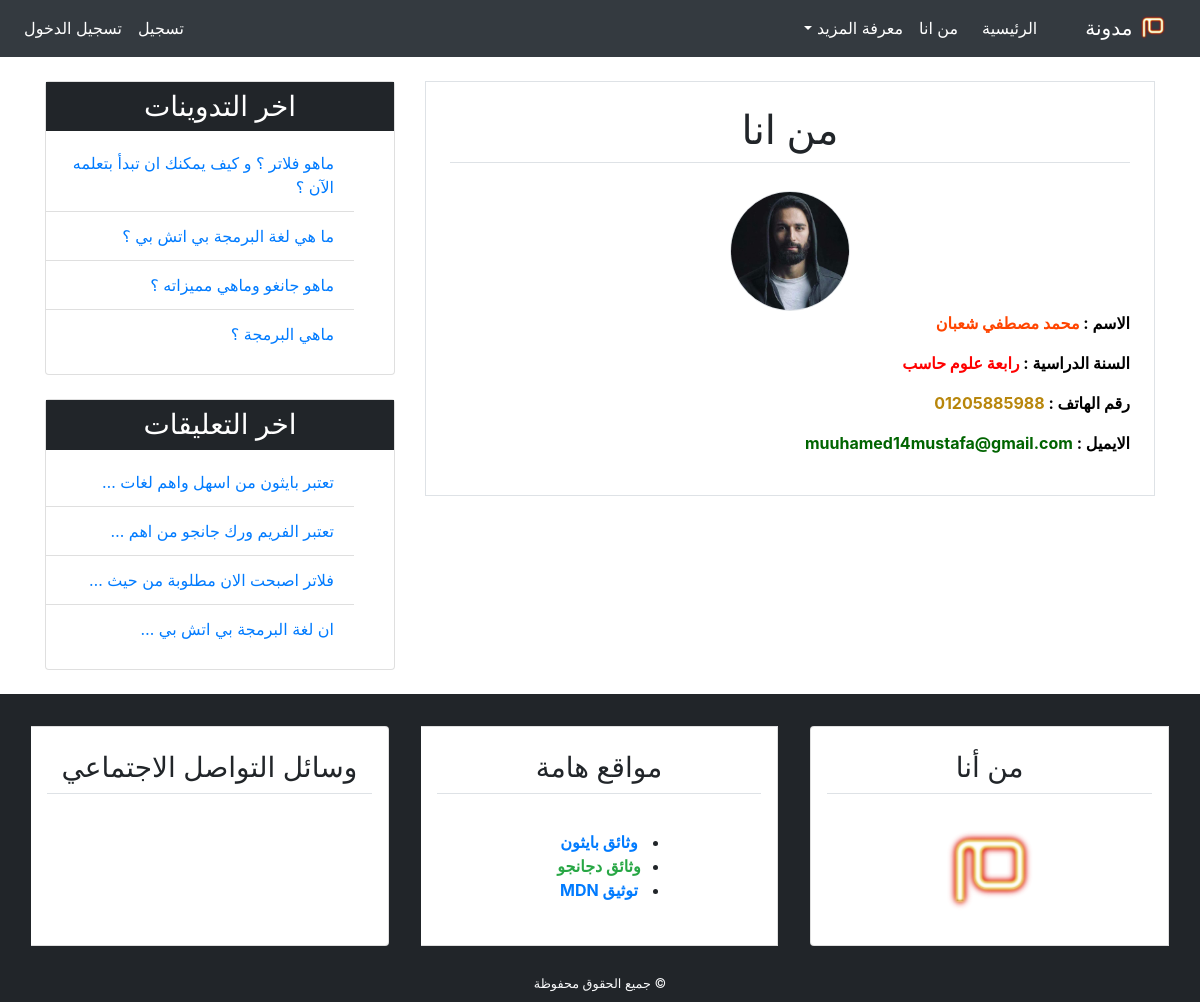
The app's page /blog/about/ with its own data.
### blog/models.py (models this page shows, shortened)
class Post(models.Model):
    objects = None
    author = models.ForeignKey(User,on_delete=models.CASCADE)
    title = models.CharField(max_length=60,verbose_name='عنوان التدوينة')
    content = models.TextField(max_length=6000,verbose_name='نص التدوينة')
    post_date = models.DateTimeField(auto_now_add=True)
    post_update = models.DateTimeField(auto_now=True)
    class Meta:
        ordering = ('-post_date',)
        verbose_name = _('Post')
        verbose_name_plural = _('Posts')

class Comment(models.Model):
    objects = None
    post = models.ForeignKey(Post,on_delete=models.CASCADE,related_name='comments')
    created_by = models.ForeignKey(User,on_delete=models.CASCADE)
    content = models.TextField(max_length=6000,verbose_name='التعليق')
    comment_date = models.DateTimeField(auto_now_add=True)
    active = models.BooleanField(default=False)
    class Meta:
        ordering = ('-comment_date',)
        verbose_name = _('Comment')
        verbose_name_plural = _('Comments')

### blog/views.py (the view)
# urls.py: path('about/',views.about,name='about'),
def about(request):
    return render(request,'blog/about.html',{'title':'من انا '})

### blog/templatetags/post_tag.py (called while the page is built)
@register.inclusion_tag('blog/latest_posts.html')
def latest_posts():
    context = {'l_posts':Post.objects.all()[0:4]}
    return context

@register.inclusion_tag('blog/latest_comments.html')
def latest_comments():
    context = {'l_comments':Comment.objects.filter(active=True)[0:4]}
    return context

### blog/templates/blog/about.html
{% extends 'blog/base.html' %}
{% load static %}
{% block content %}
<div class="border p-4 mb-5">
    <h1 class="text-center"> من انا</h1>
    <h1 class="border-bottom"></h1>
    <img src="{% static 'blog/images/admin.jpg' %}" alt="Admin Image" class="img-fluid rounded-circle border" style="width: 120px; height:120px; margin-right: 280px; margin-top: 20px;">
    <p style="font-weight: bold;color: orangered;"> <span style="color: black;"> الاسم : </span> محمد مصطفي شعبان</p>
    <p style="font-weight: bold;color: red"> <span style="color: black;"> السنة الدراسية : </span> رابعة علوم حاسب </p>
    <p style="font-weight: bold;color: darkgoldenrod;"> <span style="color: black;"> رقم الهاتف : </span> 01205885988 </p>
    <p style="font-weight: bold;color:darkgreen;"> <span style="color: black;"> الايميل : </span> muuhamed14mustafa@gmail.com</p>
</div>
{% endblock %}

### blog/templates/blog/latest_posts.html
<ul class="list-group-flush">
    {% for post in l_posts %}
    <li  class="list-group-item">
        <a class="text-blue" href="{% url 'blog:post_detail' post.id %}"> {{post.title}} </a>
    </li>
    {% endfor %}
</ul>

### blog/templates/blog/latest_comments.html
<ul class="list-group-flush">
    {% for comment in l_comments %}
    <li  class="list-group-item">
        <a class="text-blue" href="{% url 'blog:post_detail' comment.post.id %}"> {{comment.content|truncatewords:6}} </a>
    </li>
    {% empty %}
    <li  class="list-group-item" style="color: red;">  لا يوجد تعليقات..</li>
    {% endfor %}
</ul>

### blog/static/blog/css/main.css (style rules this page uses)
body { font-family: 'Tajawal' sans-serif; }
html,body { direction: rtl; text-align: right; }

### records on screen
Post: title "ماهو فلاتر ؟ و كيف يمكنك ان تبدأ بتعلمه الآن ؟"
Post: title "ما هي لغة البرمجة بي اتش بي ؟"
Post: title "ماهو جانغو وماهي مميزاته ؟"
Post: title "ماهي البرمجة ؟"
Comment: content "تعتبر بايثون من اسهل واهم لغات …"
Comment: content "تعتبر الفريم ورك جانجو من اهم …"
Comment: content "فلاتر اصبحت الان مطلوبة من حيث …"
Comment: content "ان لغة البرمجة بي اتش بي …"
